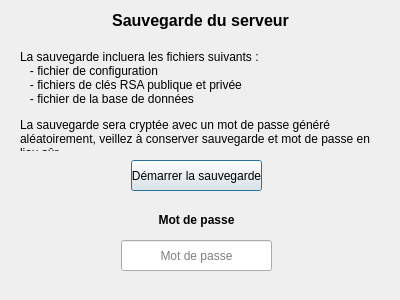
<?xml version="1.0" encoding="UTF-8"?>
<ui version="4.0">
 <class>ComposantSauvegarde</class>
 <widget class="QDialog" name="ComposantSauvegarde">
  <property name="geometry">
   <rect>
    <x>0</x>
    <y>0</y>
    <width>400</width>
    <height>300</height>
   </rect>
  </property>
  <property name="windowTitle">
   <string>Gestionnaire de Mots de passe - Sauvegarder la base de données</string>
  </property>
  <widget class="QLabel" name="titrePage">
   <property name="geometry">
    <rect>
     <x>20</x>
     <y>10</y>
     <width>361</width>
     <height>21</height>
    </rect>
   </property>
   <property name="font">
    <font>
     <pointsize>12</pointsize>
     <weight>75</weight>
     <bold>true</bold>
    </font>
   </property>
   <property name="text">
    <string>Sauvegarde du serveur</string>
   </property>
   <property name="alignment">
    <set>Qt::AlignCenter</set>
   </property>
  </widget>
  <widget class="QLabel" name="descriptionPageSauvegarde">
   <property name="geometry">
    <rect>
     <x>20</x>
     <y>50</y>
     <width>361</width>
     <height>101</height>
    </rect>
   </property>
   <property name="text">
    <string>&lt;html&gt;&lt;head/&gt;&lt;body&gt;&lt;p&gt;La sauvegarde incluera les fichiers suivants :&lt;br/&gt;&amp;nbsp;&amp;nbsp;&amp;nbsp;- fichier de configuration&lt;br/&gt;&amp;nbsp;&amp;nbsp;&amp;nbsp;- fichiers de clés RSA publique et privée&lt;br/&gt;&amp;nbsp;&amp;nbsp;&amp;nbsp;- fichier de la base de données&lt;/p&gt;&lt;p&gt;La sauvegarde sera cryptée avec un mot de passe généré aléatoirement, veillez à conserver sauvegarde et mot de passe en lieu sûr.&lt;/p&gt;&lt;/body&gt;&lt;/html&gt;</string>
   </property>
   <property name="wordWrap">
    <bool>true</bool>
   </property>
  </widget>
  <widget class="QPushButton" name="demarrerSauvegarde">
   <property name="geometry">
    <rect>
     <x>131</x>
     <y>160</y>
     <width>131</width>
     <height>31</height>
    </rect>
   </property>
   <property name="text">
    <string>Démarrer la sauvegarde</string>
   </property>
  </widget>
  <widget class="QLineEdit" name="motDePasse">
   <property name="geometry">
    <rect>
     <x>121</x>
     <y>240</y>
     <width>151</width>
     <height>31</height>
    </rect>
   </property>
   <property name="font">
    <font>
     <pointsize>9</pointsize>
    </font>
   </property>
   <property name="text">
    <string/>
   </property>
   <property name="alignment">
    <set>Qt::AlignCenter</set>
   </property>
   <property name="readOnly">
    <bool>true</bool>
   </property>
   <property name="placeholderText">
    <string>Mot de passe</string>
   </property>
  </widget>
  <widget class="QLabel" name="labelMotDePasse">
   <property name="geometry">
    <rect>
     <x>121</x>
     <y>210</y>
     <width>151</width>
     <height>20</height>
    </rect>
   </property>
   <property name="font">
    <font>
     <pointsize>9</pointsize>
     <weight>75</weight>
     <bold>true</bold>
    </font>
   </property>
   <property name="text">
    <string>Mot de passe</string>
   </property>
   <property name="alignment">
    <set>Qt::AlignCenter</set>
   </property>
  </widget>
 </widget>
 <resources/>
 <connections/>
</ui>
